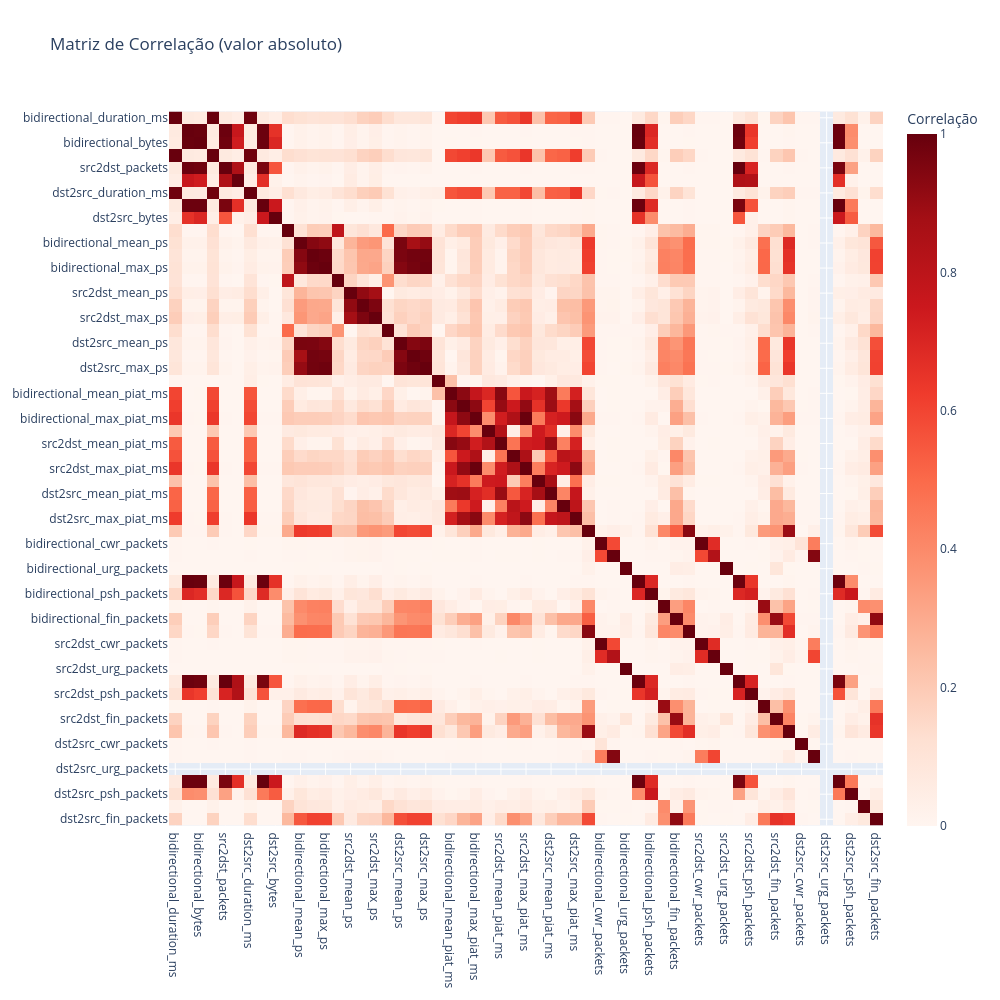

The cell this chart's notebook holds for it:
### Code cell
nb_plot.correlation_heatmap(corr_matrix, is_abs = True)

### Figure 1 — Plotly figure (JSON) as saved in the notebook; plotly's stock layout.template omitted (floating-point values rounded to 4 significant figures; data arrays with more than 128 entries replaced by an {"elided": "..."} marker saying what was removed)
{"data": [{"coloraxis": "coloraxis", "name": "0", "x": ["bidirectional_duration_ms", "bidirectional_packets", "bidirectional_bytes", "src2dst_duration_ms", "src2dst_packets", "src2dst_bytes", "dst2src_duration_ms", "dst2src_packets", "dst2src_bytes", "bidirectional_min_ps", "bidirectional_mean_ps", "bidirectional_stddev_ps", "bidirectional_max_ps", "src2dst_min_ps", "src2dst_mean_ps", "src2dst_stddev_ps", "src2dst_max_ps", "dst2src_min_ps", "dst2src_mean_ps", "dst2src_stddev_ps", "dst2src_max_ps", "bidirectional_min_piat_ms", "bidirectional_mean_piat_ms", "bidirectional_stddev_piat_ms", "bidirectional_max_piat_ms", "src2dst_min_piat_ms", "src2dst_mean_piat_ms", "src2dst_stddev_piat_ms", "src2dst_max_piat_ms", "dst2src_min_piat_ms", "dst2src_mean_piat_ms", "dst2src_stddev_piat_ms", "dst2src_max_piat_ms", "bidirectional_syn_packets", "bidirectional_cwr_packets", "bidirectional_ece_packets", "bidirectional_urg_packets", "bidirectional_ack_packets", "bidirectional_psh_packets", "bidirectional_rst_packets", "bidirectional_fin_packets", "src2dst_syn_packets", "src2dst_cwr_packets", "src2dst_ece_packets", "src2dst_urg_packets", "src2dst_ack_packets", "src2dst_psh_packets", "src2dst_rst_packets", "src2dst_fin_packets", "dst2src_syn_packets", "dst2src_cwr_packets", "dst2src_ece_packets", "dst2src_urg_packets", "dst2src_ack_packets", "dst2src_psh_packets", "dst2src_rst_packets", "dst2src_fin_packets"], "y": ["bidirectional_duration_ms", "bidirectional_packets", "bidirectional_bytes", "src2dst_duration_ms", "src2dst_packets", "src2dst_bytes", "dst2src_duration_ms", "dst2src_packets", "dst2src_bytes", "bidirectional_min_ps", "bidirectional_mean_ps", "bidirectional_stddev_ps", "bidirectional_max_ps", "src2dst_min_ps", "src2dst_mean_ps", "src2dst_stddev_ps", "src2dst_max_ps", "dst2src_min_ps", "dst2src_mean_ps", "dst2src_stddev_ps", "dst2src_max_ps", "bidirectional_min_piat_ms", "bidirectional_mean_piat_ms", "bidirectional_stddev_piat_ms", "bidirectional_max_piat_ms", "src2dst_min_piat_ms", "src2dst_mean_piat_ms", "src2dst_stddev_piat_ms", "src2dst_max_piat_ms", "dst2src_min_piat_ms", "dst2src_mean_piat_ms", "dst2src_stddev_piat_ms", "dst2src_max_piat_ms", "bidirectional_syn_packets", "bidirectional_cwr_packets", "bidirectional_ece_packets", "bidirectional_urg_packets", "bidirectional_ack_packets", "bidirectional_psh_packets", "bidirectional_rst_packets", "bidirectional_fin_packets", "src2dst_syn_packets", "src2dst_cwr_packets", "src2dst_ece_packets", "src2dst_urg_packets", "src2dst_ack_packets", "src2dst_psh_packets", "src2dst_rst_packets", "src2dst_fin_packets", "dst2src_syn_packets", "dst2src_cwr_packets", "dst2src_ece_packets", "dst2src_urg_packets", "dst2src_ack_packets", "dst2src_psh_packets", "dst2src_rst_packets", "dst2src_fin_packets"], "z": {"elided": "57x57 float values"}, "type": "heatmap", "xaxis": "x", "yaxis": "y", "hovertemplate": "x: %{x}<br>y: %{y}<br>Correlação: %{z}<extra></extra>"}], "layout": {"xaxis": {"anchor": "y", "domain": [0.0, 1.0], "scaleanchor": "y", "constrain": "domain"}, "yaxis": {"anchor": "x", "domain": [0.0, 1.0], "autorange": "reversed", "constrain": "domain"}, "coloraxis": {"colorbar": {"title": {"text": "Correlação"}}, "colorscale": [[0.0, "rgb(255,245,240)"], [0.125, "rgb(254,224,210)"], [0.25, "rgb(252,187,161)"], [0.375, "rgb(252,146,114)"], [0.5, "rgb(251,106,74)"], [0.625, "rgb(239,59,44)"], [0.75, "rgb(203,24,29)"], [0.875, "rgb(165,15,21)"], [1.0, "rgb(103,0,13)"]], "cmin": 0, "cmax": 1}, "title": {"text": "Matriz de Correlação (valor absoluto)"}, "width": 1000, "height": 1000}}
